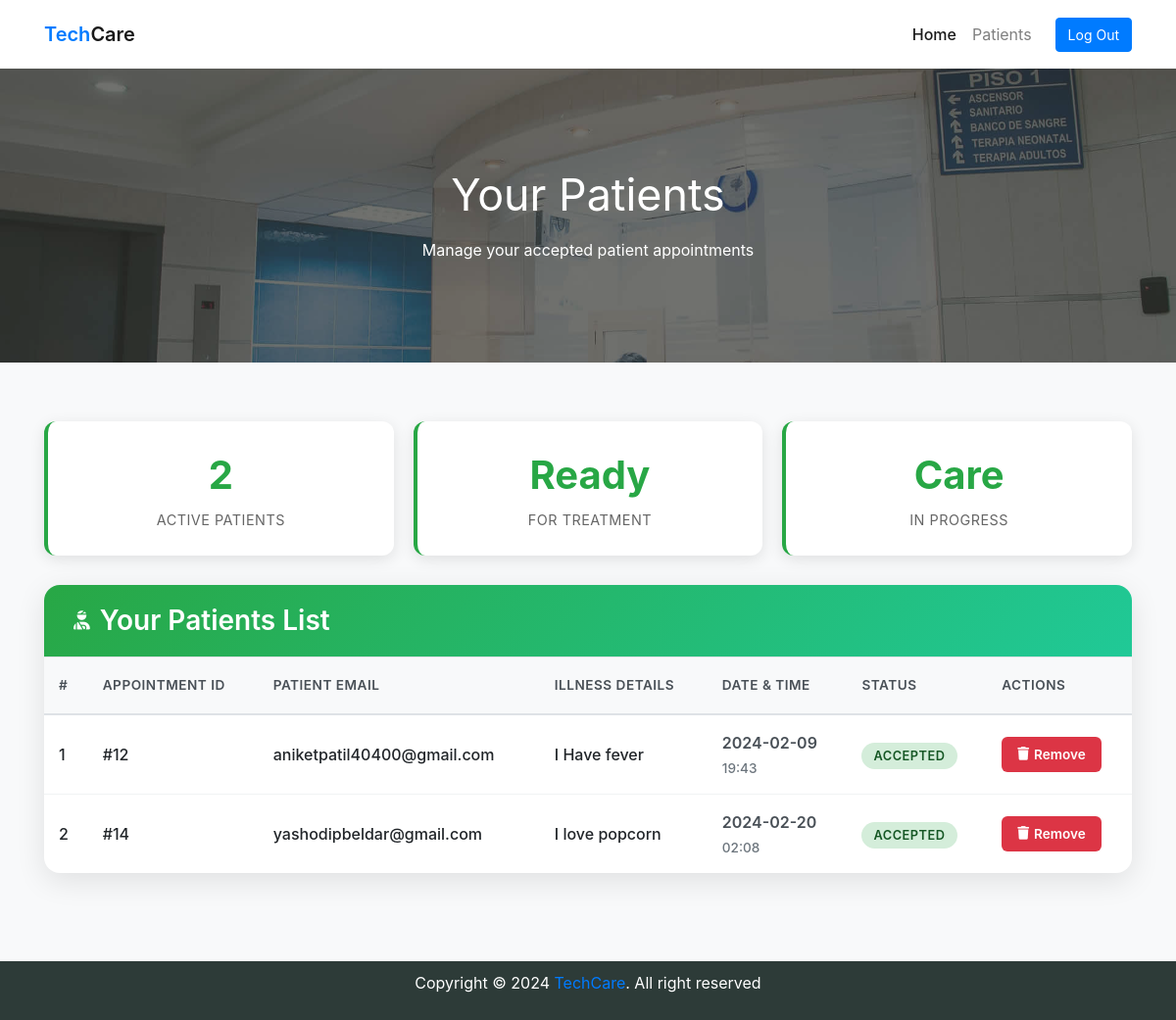
The page /patients.php (signed in) on the database its author committed.
### tables this page shows
CREATE TABLE `user_request` (
  `id` int(11) NOT NULL,
  `user_email` varchar(100) NOT NULL,
  `doc_email` varchar(100) NOT NULL,
  `doc_name` varchar(256) NOT NULL,
  `doc_role` varchar(200) NOT NULL,
  `rdate` date NOT NULL,
  `rtime` varchar(100) NOT NULL,
  `illness` varchar(200) NOT NULL,
  `detail` varchar(256) NOT NULL,
  `status` varchar(256) NOT NULL DEFAULT 'Requested'
);

### patients.php (the view, shortened to what this page needs)
<?php
include "includes/header.php";
include "includes/navbar.php";
?>
<!DOCTYPE html>
<html lang="en">
<head>
</head>
<body>
<div class="page-banner overlay-dark bg-image" style="background-image: url(assets/img/bg_image_1.jpg);">
    <div class="banner-section">
        <div class="container text-center wow fadeInUp">
            <h1 class="font-weight-normal">Your Patients</h1>
            <p class="text-white mb-0">Manage your accepted patient appointments</p>
        </div>
    </div>
</div>
<div class="page-section">
    <div class="container">
        <?php
        include 'connection/connection.php';
        $doctor_email = $_COOKIE['doc_email'] ?? '';
        if ($doctor_email != "") {
            $countQuery = "SELECT COUNT(*) as total_patients FROM user_request WHERE doc_email = '$doctor_email' AND status='Accepted'";
            $countResult = mysqli_query($conn, $countQuery);
            $patientCount = $countResult ? mysqli_fetch_assoc($countResult)['total_patients'] : 0;
            echo '
            <div class="stats-container wow fadeInUp">
                <div class="stat-card">
                    <div class="stat-number">' . $patientCount . '</div>
                    <div class="stat-label">Active Patients</div>
                </div>
                <div class="stat-card">
                    <div class="stat-number">Ready</div>
                    <div class="stat-label">For Treatment</div>
                </div>
                <div class="stat-card">
                    <div class="stat-number">Care</div>
                    <div class="stat-label">In Progress</div>
                </div>
            </div>';
            $query = "SELECT * FROM user_request WHERE doc_email = '$doctor_email' AND status='Accepted'";
            $result = mysqli_query($conn, $query);
            if ($result && mysqli_num_rows($result) > 0) {
                echo '
                <div class="patients-card wow fadeInUp">
                    <div class="card-header">
                        <h3><i class="fas fa-user-injured me-2"></i>Your Patients List</h3>
                    </div>
                    <div class="card-body">
                        <div class="table-responsive desktop-table">
                            <table class="table table-hover">
                                <thead>
                                    <tr>
                                        <th>#</th>
                                        <th>Appointment ID</th>
                                        <th>Patient Email</th>
                                        <th>Illness Details</th>
                                        <th>Date & Time</th>
                                        <th>Status</th>
                                        <th>Actions</th>
                                    </tr>
                                </thead>
                                <tbody>';
                $counter = 1;
                while ($row = mysqli_fetch_assoc($result)) {
                    echo '
                            <tr>
                                <td>' . $counter . '</td>
                                <td>#' . $row['id'] . '</td>
                                <td>' . htmlspecialchars($row['user_email']) . '</td>
                                <td class="details-cell" title="' . htmlspecialchars($row['detail']) . '">' . htmlspecialchars($row['detail']) . '</td>
                                <td>
                                    <div class="date-time">
                                        <span class="date">' . $row['rdate'] . '</span>
                                        <span class="time">' . $row['rtime'] . '</span>
                                    </div>
                                </td>
                                <td>
                                    <span class="status-badge status-accepted">Accepted</span>
                                </td>
                                <td>
                                    <div class="action-buttons">
                                        <a href="reject_user.php?aid=' . $row['id'] . '" class="btn-action btn-delete" onclick="return confirm(\'Are you sure you want to remove this patient appointment?\')">
                                            <i class="fas fa-trash"></i> Remove
                                        </a>
                                    </div>
                                </td>
                            </tr>';
                    $counter++;
                }
                echo '
                                </tbody>
                            </table>
                        </div>
                        <div class="mobile-cards">';
                echo '
                        </div>
                    </div>
                </div>';
            }
        }
        ?>
    </div>
</div>
<?php
include "includes/footer.php";
?>
</body>
</html>

### assets/css/style.css (style rules this page uses)
:root { --primary: #00d9a5; --accent: #ff3d85; --secondary: #4e5afe; --warning: #eed818; --info: #05b4e1; --danger: #ff4943; --success: #96c93d; --dark: #343531; --light: #f5f9f6; --cs: #596261; --grey: #6e807a; }
body { font-family: "Source Sans Pro", sans-serif; line-height: 1.5; color: #343531; }
a { color: #07be94; text-decoration: none; background-color: transparent; }
.bg-image { position: relative; background-position: center center; background-size: cover; background-repeat: no-repeat; }
.bg-image > * { position: relative; z-index: 10; }
.page-section { position: relative; padding-top: 80px; padding-bottom: 80px; overflow: hidden; }
.page-banner { position: relative; height: 200px; z-index: 10; }
.page-hero.overlay-dark::before, .page-banner.overlay-dark::before { content: ""; position: absolute; top: 0; left: 0; width: 100%; height: 100%; background: rgba(52, 53, 49, 0.7); z-index: 1; }
.hero-section, .banner-section { position: relative; display: -ms-flexbox; display: flex; -ms-flex-align: center; align-items: center; -ms-flex-pack: center; justify-content: center; height: 100%; color: #ffffff; z-index: 10; }

### patients.php (style rules this page uses)
.page-banner { position: relative; height: 300px; display: flex; align-items: center; background-size: cover; background-position: center; }
.banner-section { width: 100%; }
.banner-section h1 { font-size: 2.8rem; color: white; margin-bottom: 1rem; font-weight: 700; }
.page-section { padding: 60px 0; background: #f8f9fa; min-height: 70vh; }
.patients-card { background: white; border-radius: 16px; box-shadow: 0 8px 30px rgba(0, 0, 0, 0.1); overflow: hidden; margin-bottom: 30px; }
.card-header { background: linear-gradient(135deg, #28a745 0%, #20c997 100%); color: white; padding: 20px 30px; border-bottom: none; }
.card-header h3 { margin: 0; font-weight: 600; display: flex; align-items: center; gap: 10px; }
.card-header h3 i { font-size: 1.2rem; }
.card-body { padding: 0; }
.table-responsive { border-radius: 0 0 16px 16px; }
.table { margin: 0; border: none; }
.table thead th { background: #f8f9fa; border-bottom: 2px solid #dee2e6; padding: 18px 15px; font-weight: 600; color: #495057; text-transform: uppercase; font-size: 0.85rem; letter-spacing: 0.5px; }
.table tbody td { padding: 16px 15px; vertical-align: middle; border-color: #f1f3f4; font-weight: 500; }
.table tbody tr { transition: all 0.3s; }
.details-cell { max-width: 200px; overflow: hidden; text-overflow: ellipsis; white-space: nowrap; }
.action-buttons { display: flex; gap: 8px; }
.btn-action { padding: 8px 16px; border: none; border-radius: 6px; font-size: 0.85rem; font-weight: 600; text-decoration: none; transition: all 0.3s; display: inline-flex; align-items: center; gap: 5px; cursor: pointer; }
.btn-delete { background: #dc3545; color: white; }
.date-time { display: flex; flex-direction: column; gap: 4px; }
.date { font-weight: 600; color: #495057; }
.time { font-size: 0.85rem; color: #6c757d; }
.status-badge { padding: 6px 12px; border-radius: 20px; font-size: 0.8rem; font-weight: 600; text-transform: uppercase; letter-spacing: 0.5px; }
.status-accepted { background: #d4edda; color: #155724; }
.stats-container { display: grid; grid-template-columns: repeat(auto-fit, minmax(200px, 1fr)); gap: 20px; margin-bottom: 30px; }
.stat-card { background: white; padding: 25px 20px; border-radius: 12px; box-shadow: 0 4px 15px rgba(0, 0, 0, 0.1); text-align: center; border-left: 4px solid #28a745; }
.stat-number { font-size: 2.5rem; font-weight: 700; color: #28a745; margin-bottom: 5px; }
.stat-label { color: #666; font-size: 0.9rem; text-transform: uppercase; letter-spacing: 0.5px; }
.patients-card { animation: fadeInUp 0.6s ease; }

### rows shown on the page
user_request: id "12", user_email "aniketpatil40400@gmail.com", detail "I Have fever", rdate "2024-02-09", rtime "19:43"
user_request: id "14", user_email "yashodipbeldar@gmail.com", detail "I love popcorn", rdate "2024-02-20", rtime "02:08"

### other values the page prints
$patientCount "2"
